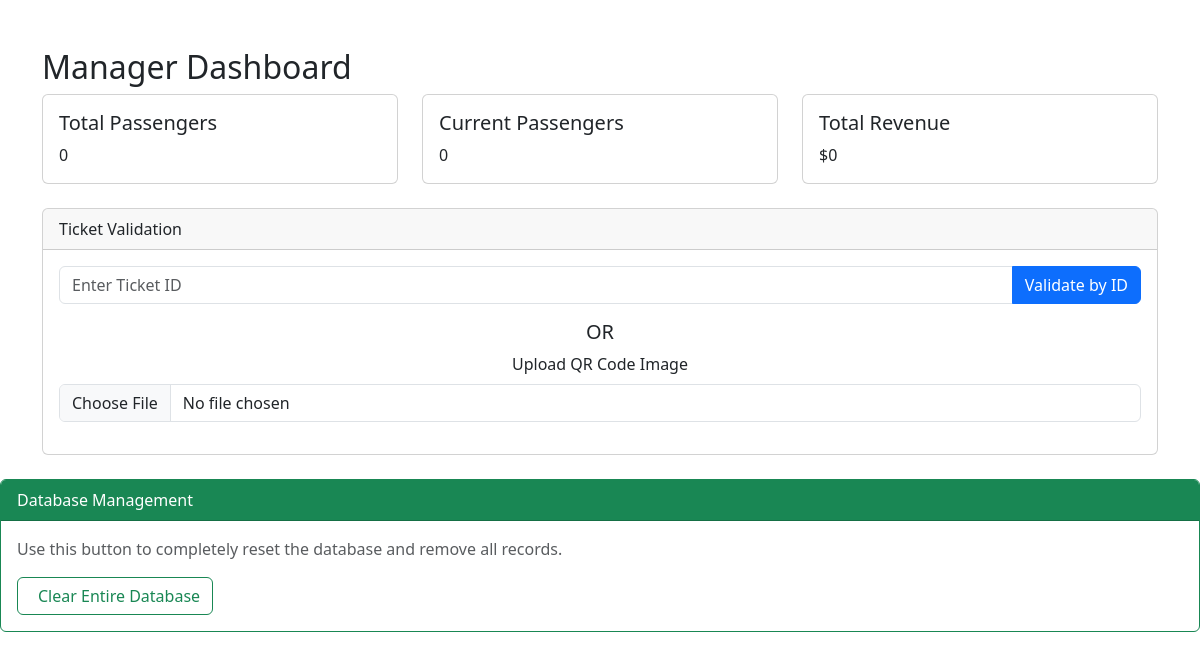
The app's page /manager_dashboard (signed in), older data.
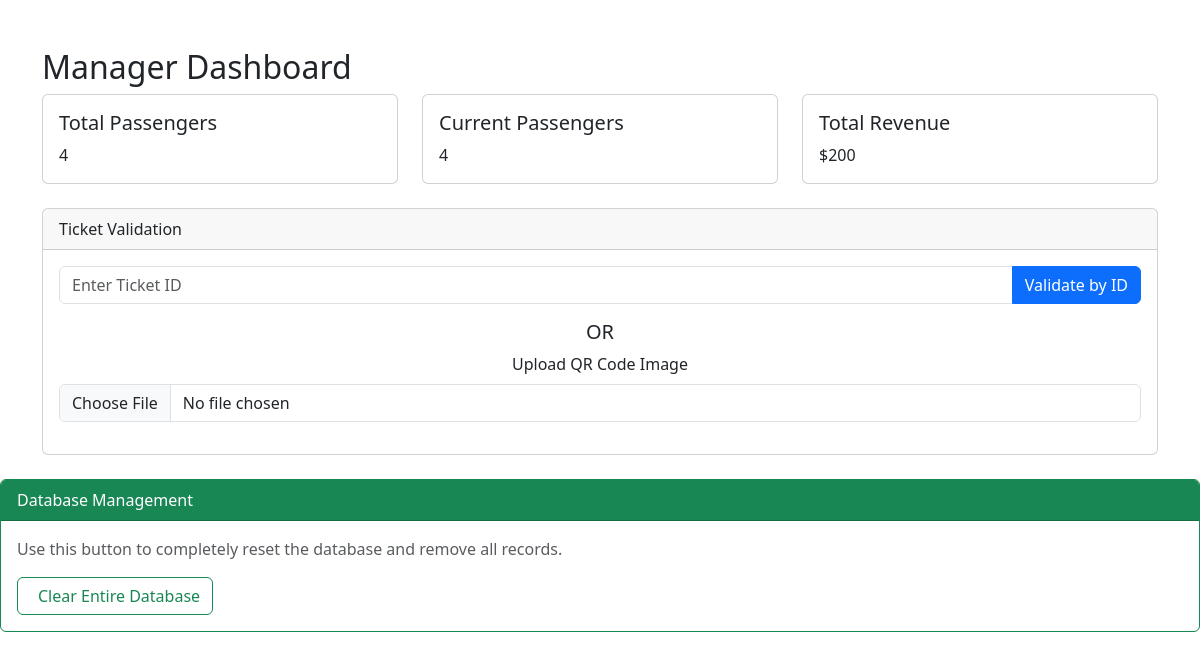
The same page, newer data.
### app.py (models this page shows)
class DailyPassengerCount(db.Model):
    id = db.Column(db.Integer, primary_key=True)
    date = db.Column(db.Date, unique=True, nullable=False)
    total_passengers = db.Column(db.Integer, default=0)
    current_passengers = db.Column(db.Integer, default=0)

### app.py (the view, shortened to what this page needs)
@app.route('/manager_dashboard', methods=['GET', 'POST'])
def manager_dashboard():
    if 'manager' not in session:
        return redirect(url_for('login'))
    today = date.today()
    daily_count = DailyPassengerCount.query.filter_by(date=today).first()
    return render_template('manager_dashboard.html',
                           daily_count=daily_count)

### templates/manager_dashboard.html (shortened to what this page needs)
<!DOCTYPE html>
<html lang="en">
<head>
    <link href="https://cdn.jsdelivr.net/npm/bootstrap@5.3.0/dist/css/bootstrap.min.css" rel="stylesheet">
</head>
<body>
    <div class="container mt-5">
        <h2>Manager Dashboard</h2>
        <div class="row mb-4">
            <div class="col-md-4">
                <div class="card">
                    <div class="card-body">
                        <h5 class="card-title">Total Passengers</h5>
                        <p class="card-text">
                            {{ daily_count.total_passengers if daily_count else 0 }}
                        </p>
                    </div>
                </div>
            </div>
            <div class="col-md-4">
                <div class="card">
                    <div class="card-body">
                        <h5 class="card-title">Current Passengers</h5>
                        <p class="card-text">
                            {{ daily_count.current_passengers if daily_count else 0 }}
                        </p>
                    </div>
                </div>
            </div>
            <div class="col-md-4">
                <div class="card">
                    <div class="card-body">
                        <h5 class="card-title">Total Revenue</h5>
                        <p class="card-text">
                            ${{ (daily_count.total_passengers * 50) if daily_count else 0 }}
                        </p>
                    </div>
                </div>
            </div>
        </div>
        <div class="card mb-4">
            <div class="card-header">
                Ticket Validation
            </div>
            <div class="card-body">
                <div class="mb-3">
                    <form method="POST">
                        <div class="input-group">
                            <input type="text"
                                   class="form-control"
                                   placeholder="Enter Ticket ID"
                                   name="ticket_id">
                            <button class="btn btn-primary" type="submit">
                                Validate by ID
                            </button>
                        </div>
                    </form>
                </div>
                <div class="mb-3 text-center">
                    <h5>OR</h5>
                    <form method="POST" enctype="multipart/form-data">
                        <div class="mb-3">
                            <label for="qr_image" class="form-label">
                                Upload QR Code Image
                            </label>
                            <input
                                class="form-control"
                                type="file"
                                id="qr_image"
                                name="qr_image"
                                accept="image/*"
                                onchange="previewImage(event)"
                            >
                        </div>
                    </form>
                </div>
            </div>
        </div>
    </div>
    <div class="card mt-4 border-success">
        <div class="card-header bg-success text-white">
            Database Management
        </div>
        <div class="card-body">
            <p class="text-muted">
                Use this button to completely reset the database and remove all records.
            </p>
            <a href="{{ url_for('clear_database') }}" class="btn btn-outline-success">
                Clear Entire Database
            </a>
        </div>
    </div>
</body>
</html>

Row changes from the older to the newer data that the page shows:
added DailyPassengerCount: total_passengers "4", current_passengers "4", (daily_count.total_passengers*50)ifdaily_countelse0 "200"
Text that changed along with them:
{{ daily_count.total_passengers if daily_count else 0 }}: "0" → (not shown)
{{ daily_count.current_passengers if daily_count else 0 }}: "0" → (not shown)
{{ (daily_count.total_passengers * 50) if daily_count else 0 }}: "0" → (not shown)
